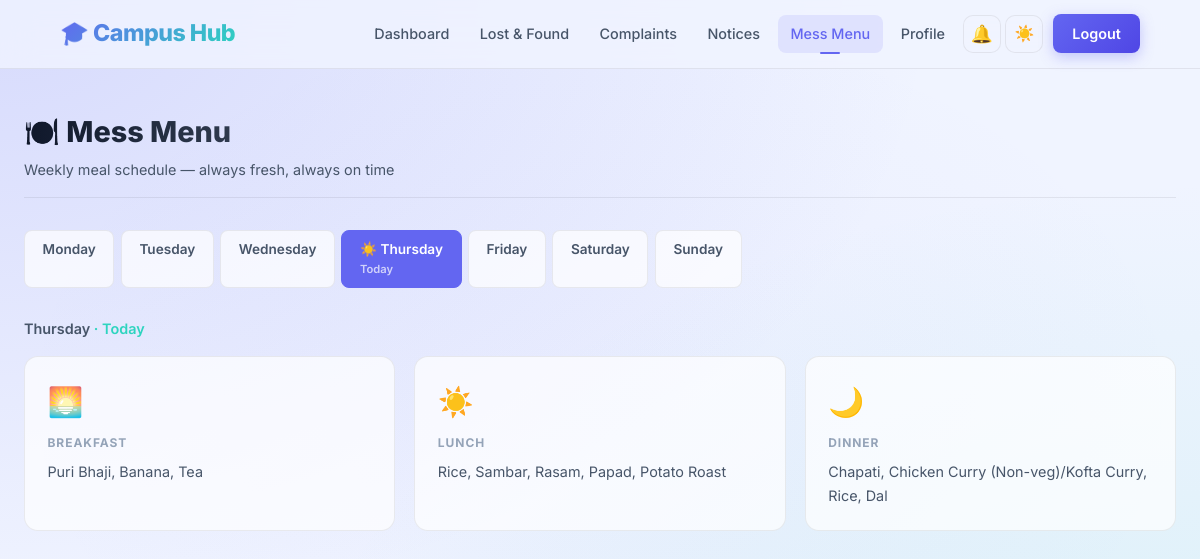
Screenshot of /mess_menu (signed in) with the database file from the repository.
### models.py (models this page shows)
class MessMenu(db.Model):
    id = db.Column(db.Integer, primary_key=True)
    day = db.Column(db.String(20), nullable=False) # Monday, Tuesday ...
    meal = db.Column(db.String(20), nullable=False) # Breakfast, Lunch, Dinner
    items = db.Column(db.Text, nullable=False)

### app.py (the view)
@app.route('/mess_menu')
@login_required
def mess_menu():
    days_order = ['Monday', 'Tuesday', 'Wednesday', 'Thursday', 'Friday', 'Saturday', 'Sunday']
    meals_order = ['Breakfast', 'Lunch', 'Dinner']
    menus = MessMenu.query.all()
    menu_dict = {}
    for entry in menus:
        if entry.day not in menu_dict:
            menu_dict[entry.day] = {}
        menu_dict[entry.day][entry.meal] = entry.items
    today = datetime.now().strftime('%A')
    selected_day = request.args.get('day', today)
    if selected_day not in days_order:
        selected_day = today
    return render_template('mess_menu.html', menu_dict=menu_dict, days_order=days_order,
                           meals_order=meals_order, today=today, selected_day=selected_day)

### app.py (called while the page is built)
def login_required(f):
    @wraps(f)
    def decorated_function(*args, **kwargs):
        if 'user_id' not in session:
            flash('Please log in to access this page.', 'error')
            return redirect(url_for('login'))
        return f(*args, **kwargs)
    return decorated_function

@app.context_processor
def inject_globals():
    user = None
    unread_count = 0
    if 'user_id' in session:
        user = User.query.get(session['user_id'])
        unread_count = Notification.query.filter_by(user_id=session['user_id'], is_read=False).count()
    return dict(current_user=user, unread_notif_count=unread_count, current_endpoint=request.endpoint)

### templates/mess_menu.html (shortened to what this page needs)
{% extends "base.html" %}
{% block content %}
<div class="module-header">
    <div class="module-title">
        <h2>🍽️ Mess Menu</h2>
        <p>Weekly meal schedule — always fresh, always on time</p>
    </div>
</div>
<div class="day-tabs">
    {% for day in days_order %}
    <a href="#day-{{ day }}"
       class="day-tab {% if day == selected_day %}active{% endif %} {% if day == today %}today{% endif %}"
       data-day="{{ day }}">
        {% if day == today %}☀️ {% endif %}{{ day }}
        {% if day == today %}<span style="font-size:0.7rem;display:block;opacity:0.7;">Today</span>{% endif %}
    </a>
    {% endfor %}
</div>
{% for day in days_order %}
<div class="day-panel" id="day-{{ day }}" style="display: {% if day == selected_day %}block{% else %}none{% endif %};">
    <div style="margin-bottom:1rem; color:var(--text-light); font-size:0.9rem; font-weight:600;">
        {{ day }}{% if day == today %} <span style="color:var(--accent);">· Today</span>{% endif %}
    </div>
    <div class="meal-grid">
        {% set meal_icons = {'Breakfast':'🌅','Lunch':'☀️','Dinner':'🌙'} %}
        {% for meal in meals_order %}
        <div class="meal-card">
            <div class="meal-icon">{{ meal_icons.get(meal, '🍴') }}</div>
            <div class="meal-name">{{ meal }}</div>
            <div class="meal-items">{{ menu_dict.get(day, {}).get(meal, 'Menu not available') }}</div>
        </div>
        {% endfor %}
    </div>
</div>
{% endfor %}
{% endblock %}

### static/css/style.css (style rules this page uses)
:root { --primary: #6366f1; --primary-hover: #4f46e5; --primary-glow: rgba(99, 102, 241, 0.35); --accent: #2dd4bf; --accent-glow: rgba(45, 212, 191, 0.25); --bg: #080e1e; --bg-mid: #0f172a; --card-bg: rgba(20, 30, 55, 0.55); --card-hover: rgba(28, 40, 68, 0.75); --border: rgba(255, 255, 255, 0.08); --border-hover: rgba(255, 255, 255, 0.18); --text: #f0f4ff; --text-light: #8b9fc4; --text-muted: #4a5a7a; --success: #10b981; --success-glow: rgba(16, 185, 129, 0.25); --danger: #ef4444; --danger-glow: rgba(239, 68, 68, 0.25); --warning: #f59e0b; --warning-glow: rgba(245, 158, 11, 0.25); --info: #3b82f6; --glass-blur: blur(16px); --shadow: 0 8px 32px rgba(0, 0, 0, 0.45); --shadow-lg: 0 20px 60px rgba(0, 0, 0, 0.5); --radius: 14px; --radius-sm: 8px; --transition: 0.3s cubic-bezier(0.4, 0, 0.2, 1); }
[data-theme="light"] { --bg: #f0f4ff; --bg-mid: #e8eeff; --card-bg: rgba(255, 255, 255, 0.7); --card-hover: rgba(255, 255, 255, 0.9); --border: rgba(0, 0, 0, 0.07); --border-hover: rgba(0, 0, 0, 0.15); --text: #0f172a; --text-light: #475569; --text-muted: #94a3b8; --shadow: 0 8px 32px rgba(99, 102, 241, 0.12); --shadow-lg: 0 20px 60px rgba(99, 102, 241, 0.15); }
* { margin: 0; padding: 0; box-sizing: border-box; }
html { scroll-behavior: smooth; }
body { font-family: 'Inter', sans-serif; background-color: var(--bg); background-image: radial-gradient(ellipse at 0% 0%, rgba(99,102,241,0.18) 0px, transparent 55%), radial-gradient(ellipse at 100% 100%, rgba(45,212,191,0.12) 0px, transparent 55%), radial-gradient(ellipse at 50% 50%, rgba(99,102,241,0.04) 0px, transparent 70%); background-attachment: fixed; color: var(--text); line-height: 1.6; min-height: 100vh; transition: background-color 0.4s ease, color 0.4s ease; }
a { text-decoration: none; color: var(--primary); }
.module-header { display: flex; justify-content: space-between; align-items: center; margin-bottom: 2rem; padding-bottom: 1rem; border-bottom: 1px solid var(--border); flex-wrap: wrap; gap: 1rem; }
.module-title h2 { font-size: 1.8rem; font-weight: 800; background: linear-gradient(to right, var(--text), var(--text-light)); -webkit-background-clip: text; -webkit-text-fill-color: transparent; }
.module-title p { color: var(--text-light); font-size: 0.9rem; margin-top: 0.2rem; }
.day-tabs { display: flex; gap: 0.4rem; overflow-x: auto; padding-bottom: 0.3rem; margin-bottom: 1.5rem; scrollbar-width: none; }
.day-tab { padding: 0.5rem 1.1rem; border-radius: var(--radius-sm); background: var(--card-bg); border: 1px solid var(--border); color: var(--text-light); font-size: 0.85rem; font-weight: 600; cursor: pointer; transition: var(--transition); white-space: nowrap; text-decoration: none; }
.day-tab.today { border-color: var(--accent); color: var(--accent); background: rgba(45,212,191,0.08); }
.day-tab.active { background: var(--primary); color: white; border-color: var(--primary); }
.meal-grid { display: grid; grid-template-columns: repeat(3, 1fr); gap: 1.2rem; }
.meal-card { background: var(--card-bg); border: 1px solid var(--border); border-radius: var(--radius); padding: 1.4rem; transition: var(--transition); }
.meal-icon { font-size: 1.8rem; margin-bottom: 0.5rem; }
.meal-name { font-size: 0.75rem; font-weight: 700; text-transform: uppercase; letter-spacing: 0.08em; color: var(--text-muted); margin-bottom: 0.5rem; }
.meal-items { color: var(--text-light); font-size: 0.9rem; line-height: 1.65; }

### rows the page displays
MessMenu: get "Puri Bhaji, Banana, Tea"
MessMenu: get "Rice, Sambar, Rasam, Papad, Potato Roast"
MessMenu: get "Chapati, Chicken Curry (Non-veg)/Kofta Curry, Rice, Dal"

### other values shown
{{ day }} "Monday" "Tuesday" "Wednesday" "Thursday" "Friday" "Saturday" "Sunday"
{{ day }} "Thursday"
{{ meal_icons.get(meal, '🍴') }} "🌅" "☀️" "🌙"
{{ meal }} "BREAKFAST" "LUNCH" "DINNER"
